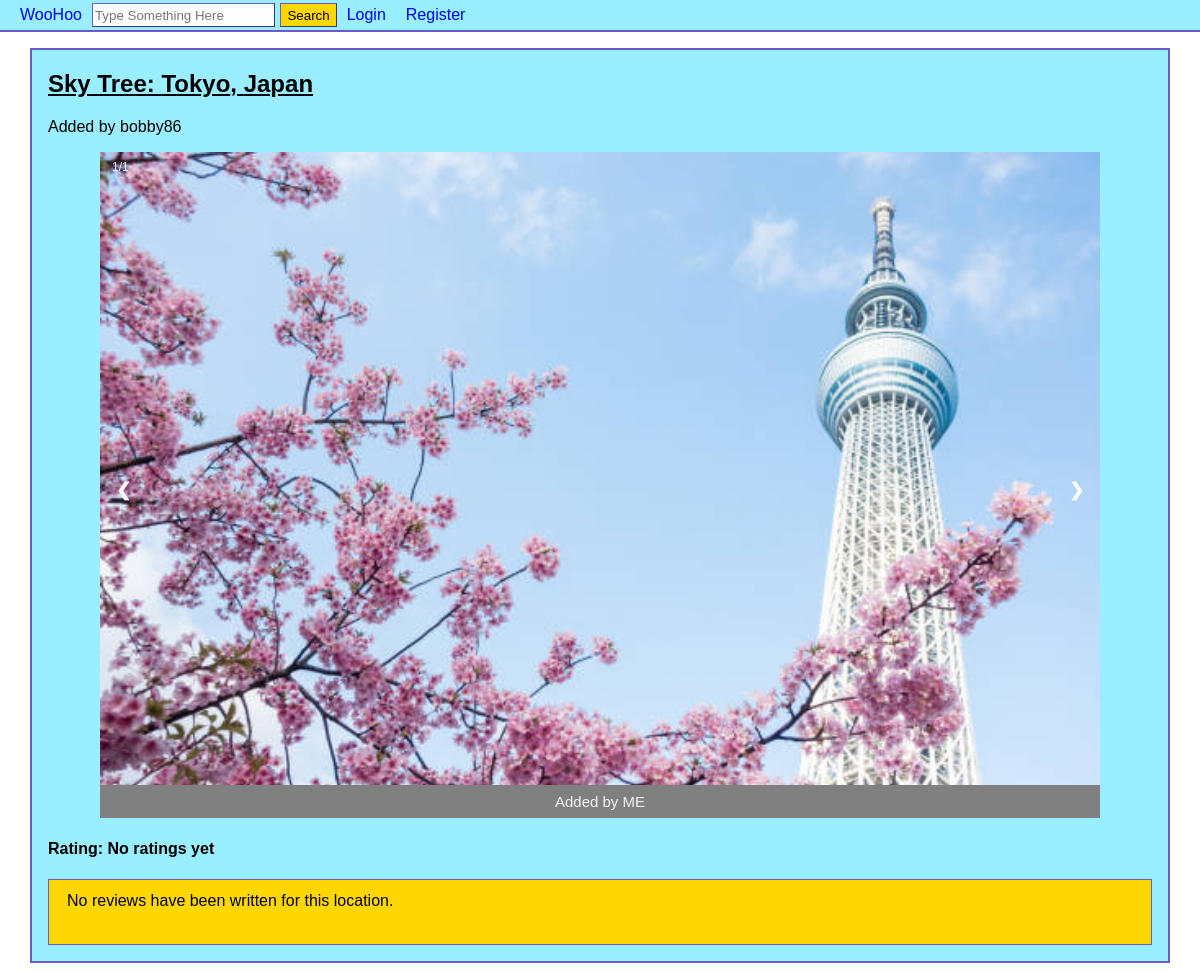
Screenshot of /place.php?place=5 with the database file from the repository.
### tables this page shows
CREATE TABLE `places` (
  `placeID` int(11) NOT NULL,
  `placeName` varchar(255) NOT NULL,
  `city` varchar(255) NOT NULL,
  `country` varchar(255) NOT NULL,
  `description` text DEFAULT NULL,
  `reviewScore` decimal(10,1) DEFAULT NULL,
  `userID` int(11) NOT NULL
);

CREATE TABLE `users` (
  `userID` int(11) NOT NULL,
  `username` varchar(255) NOT NULL,
  `email` varchar(255) NOT NULL,
  `password` varchar(255) NOT NULL,
  `dateRegistered` date NOT NULL
);

CREATE TABLE `pictures` (
  `pictureID` int(11) NOT NULL,
  `image` varchar(255) NOT NULL,
  `placeID` int(11) NOT NULL,
  `userID` int(11) NOT NULL
);

### place.php (the view, shortened to what this page needs)
<?php
require('database.php');
$place = $_GET['place'];
try {
	$placeQ = "SELECT * FROM places WHERE placeID=" . $place;
	$s5 = $db->prepare($placeQ);
	$s5->execute();
	$results = $s5->fetchAll()[0];
} catch (PDOException $ex) {
	if(!isset($_GET['logout'])) {
		throw $ex;
	}
	echo $ex->getMessage();
}
?>
<!DOCTYPE html>
<html>
<head>
<link rel="stylesheet" href="style.css"/>
</head>
<body>
<header>
<?php include('header.php'); ?>
</header>
<div class="center">
<h2 style="text-decoration:underline;"><?php echo $results['placeName']; ?>: <?php echo $results['city']; ?>, <?php echo $results['country']; ?></h2>
<p>
<?php
$userId = $results['userID'];
$userQ = 'SELECT username FROM users WHERE userID='. $userId .' LIMIT 1';
$s1 = $db->prepare($userQ);
$s1->execute();
$username = $s1->fetchAll()[0];
echo 'Added by '. $username[0];
?></p>
<div class="slideshow-container">
<?php
$imgQ = "SELECT image, userID FROM pictures WHERE placeID=" . $results['placeID'];
$s2 = $db->prepare($imgQ);
$s2->execute();
$images = $s2->fetchAll();
$numImg = count($images);
$counter=1;
?>
<?php
foreach($images as $img): ?>
<div class="mySlides fade">
     <div class="numbertext"><?php echo $counter.'/'.$numImg; ?></div>
     <img src="place_imgs/<?php
     	  $imgPath = $img['image'];
	  echo $imgPath;
	  ?>" alt="interesting" style="width:100%;">
      <div class="text">
      <?php
      $userQ = 'SELECT username FROM users WHERE userID='. $img['userID'] .' LIMIT 1';
      $s2 = $db->prepare($userQ);
      $s2->execute();
      $username = $s2->fetchAll()[0];
      echo 'Added by '. $username[0];
      ?>
      </div>
</div>
<?php
$counter++;
endforeach;
?>
<a class="prev" onclick="plusSlides(-1)">&#10094;</a>
<a class="next" onclick="plusSlides(1)">&#10095;</a>
</div>
<h4>Rating: <?php
if(!is_null($results['reviewScore'])){
echo $results['reviewScore'];
}
else{
echo 'No ratings yet';
}
?></h4>
<?php include('review.php'); ?>
</div>
</body>
</html>

### style.css (style rules this page uses)
body { margin-top: 0px; margin-left: 0px; margin-right: 0px; }
.center { width: 95%; margin: 1em auto; padding: 1em; padding-top: 0; background-color: #99EEFF; border: 2px solid slateblue; }
.slideshow-container { max-width: 1000px; position: relative; margin: auto; }
.mySlides { display: none; }
.prev, .next { cursor: pointer; position: absolute; top: 50%; width: auto; margin-top: -22px; padding: 16px; color: white; font-weight: bold; font-size: 18px; transition: 0.6s ease; border-radius: 0 3px 3px 0; user-select: none; }
.next { right: 0; border-radius: 3px 0 0 3px; }
.text { color: #f2f2f2; background-color: grey; font-size: 15px; padding: 8px 12px; position: absolute; width: 100%; bottom:0; text-align: center; }
.numbertext { color: #f2f2f2; font-size: 12px; padding: 8px 12px; position: absolute; top: 0; }
.fade { -webkit-animation-name: fade; -webkit-animation-duration: 1.5s; animation-name: fade; animation-duration: 1.5s; }
* { box-sizing: border-box }
body { font-family: Verdana, sans-serif; margin:0 }
img { vertical-align: middle; }
.prev, .next { cursor: pointer; position: absolute; top: 50%; width: auto; padding: 16px; margin-top: -22px; color: white; font-weight: bold; font-size: 18px; transition: 0.6s ease; border-radius: 0 3px 3px 0; user-select: none; }

### header.php (style rules this page uses)
header { width: 100%; align-items: center; }

### rows the page displays
places: placeName "Sky Tree", city "Tokyo", country "Japan"
users: username "bobby86"
pictures: image (picture), userID.username "ME"

### other values shown
$text "No reviews have been written for this location."
